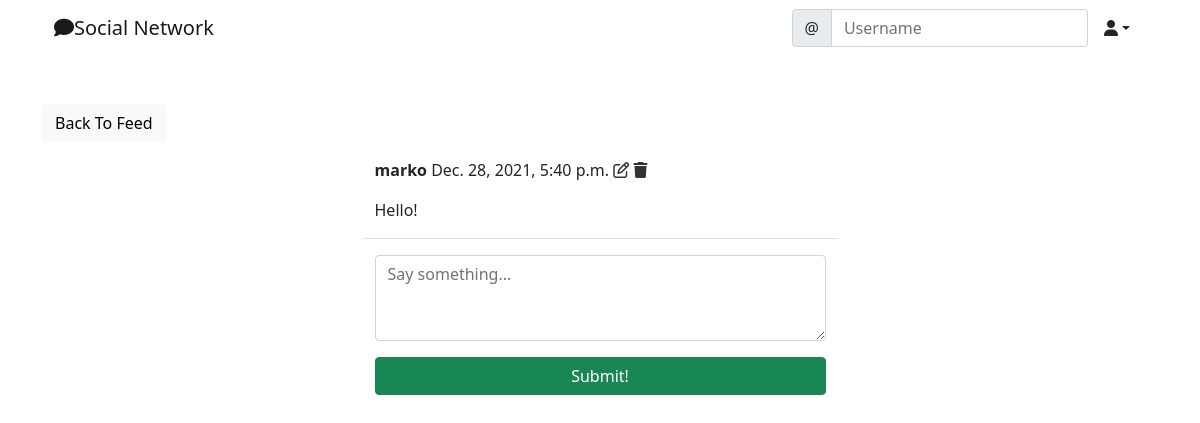
Before: /social/post/3 (signed in) with the older database file.
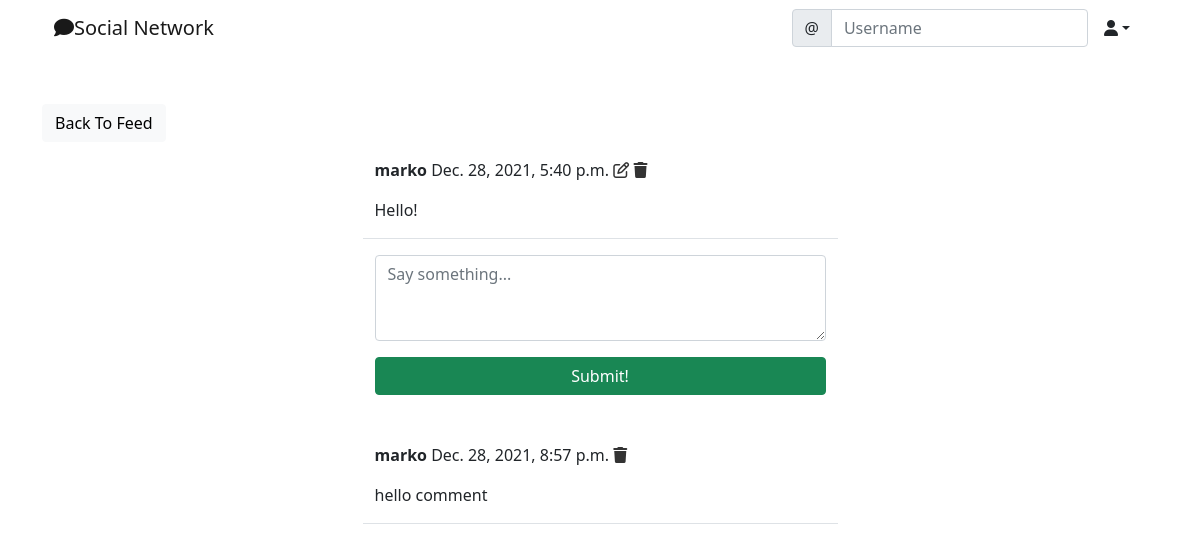
After: the same page with the newer database file.
### social/models.py (models this page shows)
class Comment(models.Model):
    comment = models.TextField()
    created_on = models.DateTimeField(default=timezone.now)
    author = models.ForeignKey(User, on_delete=models.CASCADE)
    post = models.ForeignKey('Post', on_delete=models.CASCADE)

### social/views.py (the view, shortened to what this page needs)
# urls.py: path('post/<int:pk>', PostDetailView.as_view(), name='post-detail'),
class PostDetailView(LoginRequiredMixin, View):
    def get(self, request, pk, *args, **kwargs):
        post = Post.objects.get(pk=pk)
        form = CommentForm()
        comments = Comment.objects.filter(post=post).order_by('-created_on')
        context = {
            'post': post,
            'form': form,
            'comments': comments,
        }
        return render(request, 'social/post_detail.html', context)

### social/forms.py
class CommentForm(forms.ModelForm):
    comment = forms.CharField(
        label='',
        widget=forms.Textarea(attrs={
            'rows': 3,
            'placeholder': 'Say something...',
        })
    )
    class Meta:
        model = Comment
        fields = ['comment']

### social/templates/social/post_detail.html (shortened to what this page needs)
{% extends 'landing/base.html' %}
{% load crispy_forms_tags %}
{% block content %}
    <div class="container">
        <div class="row mt-5">
            <div class="col-md-5 col-sm-6">
                <a href="{% url 'post-list' %}" class="btn btn-light">Back To Feed</a>
            </div>
        </div>
        <div class="row justify-content-center mt-3">
            <div class="col-md-5 col-sm-12 border-bottom">
                <p>
                    <strong>{{post.author}}</strong> {{post.created_on}}
                    {% if request.user == post.author %}
                        <a href="{% url 'post-edit' post.pk %}" style="color: #333;"><i class="far fa-edit"></i></a>
                        <a href="{% url 'post-delete' post.pk %}" style="color: #333;"><i class="fas fa-trash"></i></a>
                    {% endif %}
                </p>
                <p>{{post.body}}</p>
            </div>
        </div>
        <div class="row justify-content-center mt-3 mb-5">
            <div class="col-md-5 col-sm-12">
                <form method="POST">
                    {{form | crispy}}
                    <div class="d-grid gap-2">
                        <button class="btn btn-success mt-3">Submit!</button>
                    </div>
                </form>
            </div>
        </div>
        {% for comment in comments %}
        <div class="row justify-content-center mt-3 mb-5">
            <div class="col-md-5 col-sm-12 border-bottom">
                <p>
                    <strong>{{comment.author}}</strong> {{comment.created_on}}
                    {% if request.user == comment.author %}
                        <a href="{% url 'comment-delete' post.pk comment.pk %}" style="color: #333;"><i class="fas fa-trash"></i></a>
                    {% endif %}
                </p>
                <p>{{comment.comment}}</p>
            </div>
        </div>
        {% endfor %}
    </div>
{% endblock content %}

Changed rows visible on the page:
added Comment: author "marko", created_on "Dec. 28, 2021, 8:57 p.m.", comment "hello comment"
